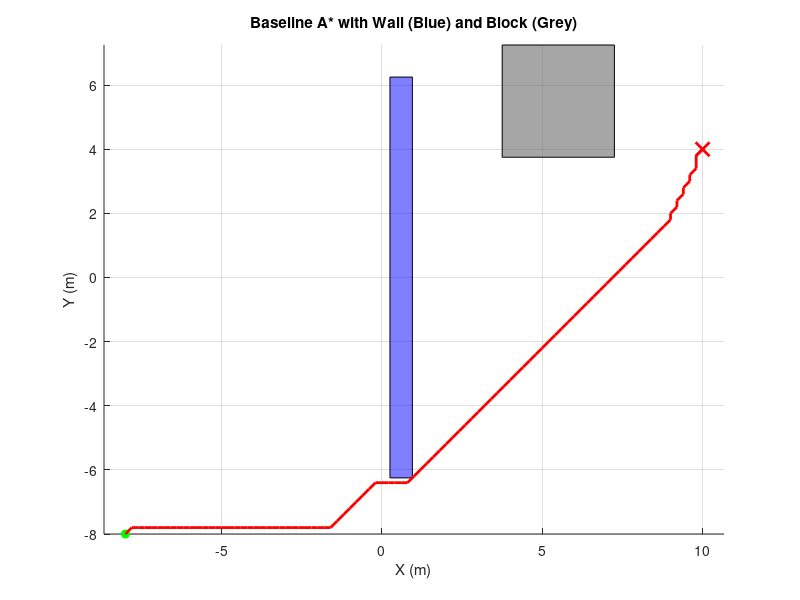

Write MATLAB code to recreate this figure. (Note: this script raises an error after producing the figure.)
%% Week 6 logging, features, splits

clear; clc; close all;

% -------------------- Parameters --------------------
gridRes      = 0.20;          
safetyMargin = 0.25;          
xyMin = [-10 -10];            
xyMax = [ 10  10];

startXY = [-8, -8];
goalXY  = [10,  4];

% -------------------- Obstacles ---------------------
wall = [0.5 -6; 0.7 -6; 0.7 6; 0.5 6];     
bldg = [4 4; 7 4; 7 7; 4 7];               

inflateRect = @(poly,r) [ min(poly(:,1))-r, min(poly(:,2))-r;
                          max(poly(:,1))+r, min(poly(:,2))-r;
                          max(poly(:,1))+r, max(poly(:,2))+r;
                          min(poly(:,1))-r, max(poly(:,2))+r ];
wallInf = inflateRect(wall, safetyMargin);
bldgInf = inflateRect(bldg, safetyMargin);

% ----------------- Occupancy Grid -------------------
res = gridRes;
xv = xyMin(1):res:xyMax(1);
yv = xyMin(2):res:xyMax(2);
[XC, YC] = meshgrid(xv, yv);               
occ = inpolygon(XC, YC, wallInf(:,1), wallInf(:,2)) | ...
      inpolygon(XC, YC, bldgInf(:,1), bldgInf(:,2));

mapRows = size(occ,1); mapCols = size(occ,2);

% -------------- Start/Goal to grid idx --------------
world2grid = @(xy) [ round((xy(2)-xyMin(2))/res)+1, ... 
                     round((xy(1)-xyMin(1))/res)+1 ];    
grid2world = @(rc) [ xyMin(1) + (rc(:,2)-1)*res, ...
                     xyMin(2) + (rc(:,1)-1)*res ];

sRC = world2grid(startXY); gRC = world2grid(goalXY);

% --------------------- A* Setup ---------------------
gScore = inf(mapRows, mapCols); gScore(sRC(1),sRC(2)) = 0;
fScore = inf(mapRows, mapCols);
heur = @(r,c) norm([r c] - gRC);
fScore(sRC(1),sRC(2)) = heur(sRC(1),sRC(2));

cameFrom = zeros(mapRows, mapCols, 2, 'int32');  
openSet  = false(mapRows, mapCols);
openSet(sRC(1), sRC(2)) = true;

neighbors = [ -1 -1; -1 0; -1 1; 0 -1; 0 1; 1 -1; 1 0; 1 1 ];
stepCost  = [ sqrt(2); 1; sqrt(2); 1; 1; sqrt(2); 1; sqrt(2) ];

nodesExpanded = 0;

% --------------------- A* Loop ----------------------
while true
    ftmp = fScore; ftmp(~openSet) = inf;
    [minVal, idxLin] = min(ftmp(:));
    if isinf(minVal), error('No path found.'); end
    [r, c] = ind2sub(size(occ), idxLin);
    openSet(r,c) = false;

    if r == gRC(1) && c == gRC(2)
        pathRC = [r c];
        while ~(r == sRC(1) && c == sRC(2))
            prev = double(squeeze(cameFrom(r,c,:))');
            if all(prev==0), break; end
            r = prev(1); c = prev(2);
            pathRC(end+1,:) = [r c]; %#ok<AGROW>
        end
        pathRC = flipud(pathRC);
        break;
    end

    nodesExpanded = nodesExpanded + 1;

    for k = 1:8
        rr = r + neighbors(k,1);
        cc = c + neighbors(k,2);
        if rr<1 || rr>mapRows || cc<1 || cc>mapCols, continue; end
        if occ(rr,cc), continue; end
        tentative = gScore(r,c) + stepCost(k);
        if tentative < gScore(rr,cc)
            cameFrom(rr,cc,:) = int32([r c]);
            gScore(rr,cc) = tentative;
            fScore(rr,cc) = tentative + heur(rr,cc);
            openSet(rr,cc) = true;
        end
    end
end

% ------------------- Path World ---------------------
pathXY = grid2world(pathRC);

% --------------------- Metrics ----------------------
seg = diff(pathXY,1,1);
pathLen = sum( sqrt(sum(seg.^2,2)) );
fprintf('Nodes expanded: %d\n', nodesExpanded);
fprintf('Path length (m): %.2f\n', pathLen);

% --------------------- Plot -------------------------
figure; hold on; axis equal;
patch(wallInf(:,1), wallInf(:,2), 'b', 'FaceAlpha',0.5, 'EdgeColor','k');   % wall blue
patch(bldgInf(:,1), bldgInf(:,2), [0.5 0.5 0.5], 'FaceAlpha',0.7, 'EdgeColor','k'); % block grey
plot(startXY(1), startXY(2), 'go', 'MarkerFaceColor','g');
plot(goalXY(1),  goalXY(2),  'rx', 'LineWidth',2, 'MarkerSize',10);
plot(pathXY(:,1), pathXY(:,2), 'r-', 'LineWidth', 2);
xlabel('X (m)'); ylabel('Y (m)');
title('Baseline A* with Wall (Blue) and Block (Grey)');
grid on;

%% ==================== WEEK 6 ADDITIONS ====================
% Build a feature dataset from the path, normalize, split, and save.
% No anonymous "isFree" needed; all checks are explicit to avoid syntax issues.

% --- Settings for feature engineering ---
flightAlt = 0.0;              % using 2D path here
wind_xy   = [0.2, -0.1];      % simple constant wind feature
dirs_deg  = 0:45:315;         % 8 directions
dirs_rad  = deg2rad(dirs_deg)';
ray_max   = 5.0;              % meters
ray_step  = res * 0.5;        % sampling step along each ray

% --- Compute velocities along the path (finite difference) ---
N = size(pathXY,1);
velXY = zeros(N,2);
if N >= 2
    velXY(1:end-1,:) = diff(pathXY,1,1);
    velXY(end,:)      = velXY(end-1,:);
end

% --- Allocate logs ---
% Features per point: [rel_goal_x, rel_goal_y, rel_goal_z(=0), vx, vy, vz(=0), wind_x, wind_y, 8*ray_dists]
log_feats = zeros(N, 3 + 3 + 2 + 8);
log_act   = zeros(N, 3);              % [vx vy vz], z=0
log_done  = zeros(N, 1);
log_pos   = [pathXY, zeros(N,1)];     % [x y z], z=0
log_goal  = repmat([goalXY, flightAlt], N, 1);
log_vel   = [velXY, zeros(N,1)];
log_wind  = repmat(wind_xy, N, 1);

% --- Radial distances and feature assembly per point ---
for i = 1:N
    p = pathXY(i,:);                        % [x y]
    rel_goal = [goalXY - p, 0.0];           % z diff is 0
    vxy = velXY(i,:);

    % Cast 8 rays and measure distance to first obstacle or boundary
    dist8 = zeros(8,1);
    for k = 1:numel(dirs_rad)
        theta = dirs_rad(k);
        dir = [cos(theta), sin(theta)];
        hit = ray_max;
        % sample along ray
        s = 0.0;
        while s <= ray_max
            q = p + s*dir;                  % world point
            % map to grid indices
            rr = round((q(2)-xyMin(2))/res) + 1;   % row (y)
            cc = round((q(1)-xyMin(1))/res) + 1;   % col (x)
            % out-of-bounds => treat as obstacle
            if rr < 1 || rr > mapRows || cc < 1 || cc > mapCols
                hit = s; break;
            end
            % occupied cell => obstacle
            if occ(rr,cc)
                hit = s; break;
            end
            s = s + ray_step;
        end
        dist8(k) = hit;
    end

    % Assemble feature vector and labels
    feat = [rel_goal, vxy, 0.0, wind_xy, dist8'];
    log_feats(i,:) = feat;
    log_act(i,:)   = [vxy, 0.0];
    log_done(i)    = double(i == N);
end

% --- Normalize features (z-score) ---
mu = mean(log_feats, 1);
sigma = std(log_feats, 0, 1); sigma(sigma==0) = 1;
feats_norm = (log_feats - mu) ./ sigma;

% --- Train/Val/Test split ---
M = size(feats_norm,1);
rng(1);
perm = randperm(M);
nTrain = round(0.7*M);
nVal   = round(0.15*M);
train_idx = perm(1:nTrain);
val_idx   = perm(nTrain+1 : nTrain+nVal);
test_idx  = perm(nTrain+nVal+1 : end);

% --- Save dataset ---
dataset = struct();
dataset.features    = feats_norm;
dataset.actions     = log_act;
dataset.done        = log_done;
dataset.mu          = mu;
dataset.sigma       = sigma;
dataset.wind_xy     = log_wind;
dataset.pos         = log_pos;
dataset.vel         = log_vel;
dataset.goal        = log_goal;
dataset.split.train = train_idx;
dataset.split.val   = val_idx;
dataset.split.test  = test_idx;

save('week6_dataset.mat', '-struct', 'dataset');

% Also CSVs for quick inspection
writematrix(feats_norm(train_idx,:), 'week6_features_train.csv');
writematrix(feats_norm(val_idx,:),   'week6_features_val.csv');
writematrix(feats_norm(test_idx,:),  'week6_features_test.csv');
writematrix(log_act,                 'week6_actions.csv');
writematrix(log_done,                'week6_done.csv');

disp('Week 6 dataset saved: week6_dataset.mat and CSV files.');
